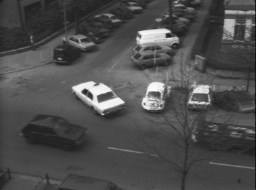
#> input picture TD02/images/taxi15.png, 256 x 190 px
$ jupyter execute ex2.ipynb   (shell and % lines are left out)
#> lines starting #> are read from the running program, lines starting #| are printed output that depends on the picture; after the words box and inside, x2 and y2 are one past the last pixel; in counts of white or black regions, pixels touching at a corner belong together
### Q1 & Q2

[cell 1]
import numpy as np
from skimage import io
from skimage import util
import matplotlib.pyplot as plt
from scipy import ndimage
from matplotlib.colors import hsv_to_rgb


img_t0 = io.imread("images/taxi15.png")
#> img_t0 is the input picture: shape (190, 256); min 15, max 249, mean 77.5
img_t1 = io.imread("images/taxi16.png")
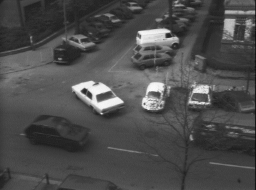
#> input picture TD02/images/taxi16.png, 256 x 190 px
#> img_t1 is the input picture: shape (190, 256); min 14, max 250, mean 77
img_t0 = util.img_as_ubyte(img_t0).astype('float')
img_t1 = util.img_as_ubyte(img_t1).astype('float')

[cell 2]
fig, ax = plt.subplots(1, 2)
ax[0].imshow(img_t0, cmap='gray')
ax[0].set_title('T = 0')
ax[1].imshow(img_t0, cmap='gray')
ax[1].set_title('T = 1')
plt.show()

delta = img_t1-img_t0
plt.figure()
plt.imshow(delta)
plt.colorbar()
plt.show()

### Q3

[cell 3]
Gx = 1/2 * np.array([[1, 0, -1]])
Gy = Gx.T

I_dx = ndimage.convolve(img_t0, Gx)
I_dy = ndimage.convolve(img_t0, Gy)
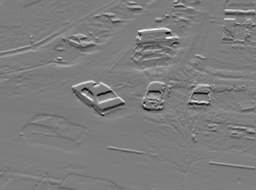
#> I_dy: shape (190, 256) float64; min -88, max 91.5, mean 0.1; drawn with min black and max white

### Q4 & Q5

[cell 4]
def flot(delta, dx, dy, u, v, N):
#> called with u = 140, v = 75, N = 5
    x = np.arange(u - N//2, u + N//2 + 1, 1)
    y = np.arange(v - N//2, v + N//2 + 1, 1)

    ux, vy = np.meshgrid(x, y)

    delta = delta[ux, vy].flatten()
#> delta = 25 values, max 10 at index 21, min -24 at index 24, mean -2.68
    dx = dx[ux, vy].flatten()
#> dx = 25 values, max 10 at index 19, min -4 at index 20, mean 1.18
    dy = dy[ux, vy].flatten()
#> dy = 25 values, max 8.5 at index 23, min -8 at index 2, mean -2.68

    A = -np.array([dx, dy]).T
#> A = 25 pairs, first value -10 to 4, second value -8.5 to 8
    B = np.array([delta]).T
#> B has the same summary as delta

    d = np.linalg.inv(A.T @ A) @ A.T @ B
#> d = [1.78, 0.324]
    return d


u = 140
v = 75
N = 5
d = flot(delta, I_dx, I_dy, u, v, N)
#> d = [1.78, 0.324]

plt.figure()
plt.imshow(delta, cmap='gray')
plt.arrow(v, u, 10 * d[0].item(), 10 * d[1].item(), head_width=5, length_includes_head=True, color='r')
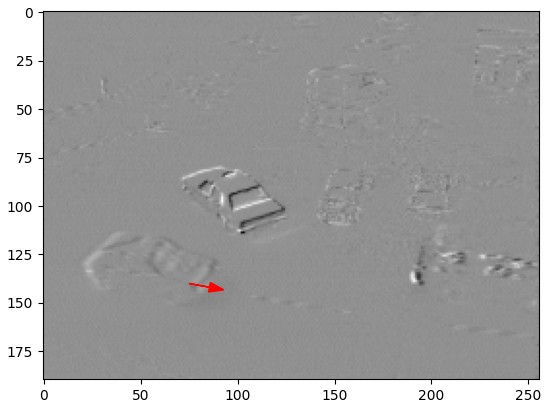
#> figure drawn by matplotlib, 1 panel

### Q6 & Q7.a

[cell 5]
amplification = 8

for N in [5,11, 21, 31]:
    plt.figure()
    X = np.arange(0 + N//2, delta.shape[0] - N//2, N)
    Y = np.arange(0 + N//2, delta.shape[1] - N//2, N)

    for u in X:
        for v in Y:
            d = flot(delta, I_dx, I_dy, u, v, N)
            plt.arrow(v, u, amplification*d[0].item(), amplification*d[1].item(), head_width=1, length_includes_head=True, fc='r', ec='r')

    plt.imshow(img_t0, cmap='gray')
    plt.title('N = ' + str(N))
    plt.show()
#> this loop made 4 passes

N = 11 et N = 21 donnent les meilleurs résultats.

### Q7.b bonus

[cell 6]
def flot_to_hsv(flot_x, flot_y, amax):
    # Calculer l'amplitude et l'angle des vecteurs de déplacement
    amplitude = np.sqrt(flot_x**2 + flot_y**2)
    angle = np.arctan2(flot_y, flot_x)

    # Normaliser l'angle entre 0 et 1
    angle = (angle + np.pi) / (2 * np.pi)

    # Borner l'amplitude entre 0 et 1
    amplitude = np.minimum(amplitude / amax, 1)

    # Définir la saturation et la valeur des couleurs
    saturation = np.ones_like(amplitude)
    value = amplitude

    # Convertir les couleurs de l'espace TSV à l'espace RVB
    rgb = hsv_to_rgb(np.stack([angle, saturation, value], axis=-1))

    return rgb

# Paramètres du flot optique dense
amax = 10  # Amplitude maximale représentée
N = 11  # Rayon de la fenêtre d'observation
amplification = 5

# Calculer le flot optique dense
flot_x = np.zeros_like(delta)
flot_y = np.zeros_like(delta)
for u in range(N//2, delta.shape[0] - N//2):
    for v in range(N//2, delta.shape[1] - N//2):
        d = flot(delta, I_dx, I_dy, u, v, N)
        flot_x[u, v] = amplification*d[0].item()
        flot_y[u, v] = amplification*d[1].item()
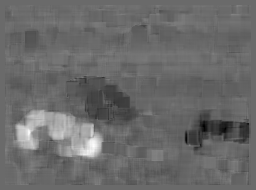
#> flot_x: shape (190, 256) float64; min -11.17, max 15.49, mean -0.0517; drawn with min black and max white
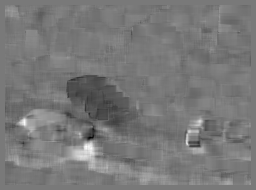
#> flot_y: shape (190, 256) float64; min -7.87, max 8.7, mean -0.0298; drawn with min black and max white

# Convertir le flot optique en couleurs TSV
rgb = flot_to_hsv(flot_x, flot_y, amax)
#> in flot_to_hsv, `angle = np.arctan2(flot_y, flot_x)`:
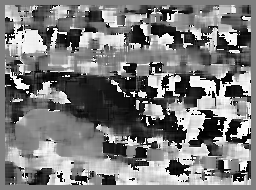
#> angle: shape (190, 256) float64; min -3.14, max 3.14, mean -0.122; drawn with min black and max white

# Afficher le résultat
plt.imshow(rgb)
plt.title('Flot optique dense en TSV')
plt.show()

### Q8

[cell 7]
amplitude = np.sqrt(flot_x**2 + flot_y**2)
seuil = 3
masque = amplitude > seuil
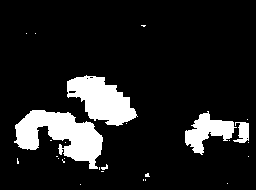
#> masque: shape (190, 256) bool; 12.8% white; 27 white regions (22 under 20 px), largest, box (x1, y1, x2, y2) and area: (14, 110, 103, 169) 2781, (67, 75, 138, 126) 2083, (185, 111, 237, 155) 1042, (233, 122, 249, 143) 214, (101, 164, 108, 170) 22

plt.imshow(masque, cmap='gray')
plt.title('Masque des objets en mouvement')
plt.show()

segmentation = np.copy(img_t0)
segmentation[~masque] = 0

plt.imshow(segmentation, cmap='gray')
plt.title('Segmentation des objets en mouvement')
plt.show()

### Q9 bonus

[cell 8]
# Définir les coordonnées des pixels de l'image I1
x, y = np.meshgrid(np.arange(img_t0.shape[0]), np.arange(img_t0.shape[1]))

# Calculer les coordonnées des pixels de l'image I2 en utilisant le flot optique
x2 = x.T + flot_x
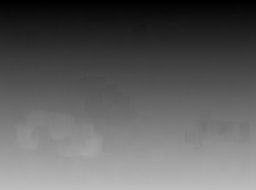
#> x2: shape (190, 256) float64; min 0, max 189, mean 94.4
y2 = y.T + flot_y
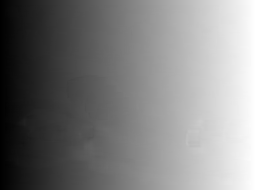
#> y2: shape (190, 256) float64; min 0, max 255, mean 127.5

# Définir les coordonnées des pixels de l'image I2 sous forme de tableau
coords = np.stack([x2.ravel(), y2.ravel()], axis=0)

# Interpoler les valeurs des pixels de l'image I1 aux coordonnées des pixels de l'image I2
I2_bis = ndimage.map_coordinates(img_t0, coords, order=1).reshape(img_t0.shape)
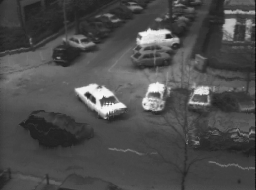
#> I2_bis: shape (190, 256) float64; min 15, max 248.5, mean 77.5

# Afficher l'estimation de l'image I2
plt.imshow(I2_bis, cmap='gray')
plt.title('Estimation de l\'image I2')
plt.show()
